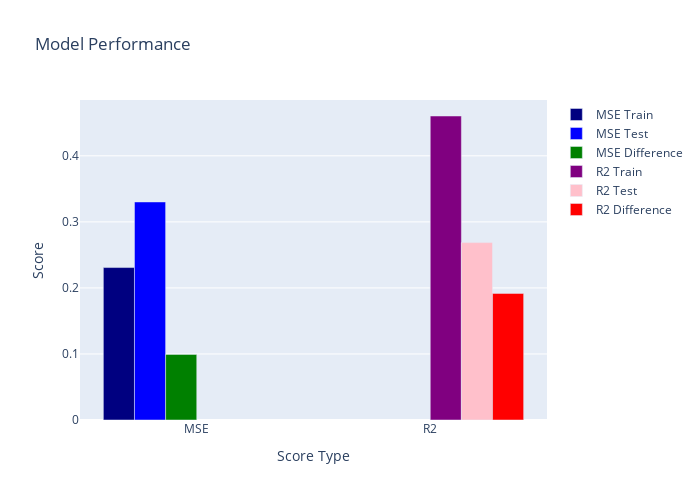

Here is the notebook cell this chart was saved with:
### Markdown cell above
## Hyperparameter Tuning

### Code cell
# Create a SVM Regressor model with Grid Search

from sklearn.svm import SVR
from sklearn.model_selection import GridSearchCV

# SVM hyperparameters
svm_params = {
    'C': [0.01, 0.1, 0.8],
    'epsilon': [0.01, 0.1, 1],
    'kernel': ['poly', 'rbf'],
    'gamma': ['scale', 'auto'] ,
}

# Define the SVM model
svm_model = SVR()

# Set up grid search with cross-validation
grid_search = GridSearchCV(svm_model, svm_params, cv=5, n_jobs=-1, verbose=3)

# Fit the grid search to the data
grid_search.fit(df_x_select, df_y)

# Print the best hyperparameters found by the grid search
print("Best SVM hyperparameters: ", grid_search.best_params_)

# Use the best hyperparameters to train the final model
final_svr_model = SVR(**grid_search.best_params_)
final_svr_model.fit(df_x_select, df_y)

# Get the training MSE, R2 score, Testing MSE, and R2 score
mse_train = mean_squared_error(df_y, final_svr_model.predict(df_x_select))
r2_train = r2_score(df_y, final_svr_model.predict(df_x_select))
mse_test = mean_squared_error(df_test_y, final_svr_model.predict(df_test_x_select))
r2_test = r2_score(df_test_y, final_svr_model.predict(df_test_x_select))

# Print the training MSE and R2 score
print('Training MSE: ', mse_train)
print('Training R2: ', r2_train)

# Print the testing MSE and R2 score
print('Testing MSE: ', mse_test)
print('Testing R2: ', r2_test)

# Save the model
pickle.dump(final_svr_model, open('models/regression/svr.pkl', 'wb'))

# Display the scores
plot_scores(mse_train, r2_train, mse_test, r2_test)


""" 
Best SVM hyperparameters:  {'C': 0.1, 'coef0': 2, 'degree': 4, 'epsilon': 0.08, 'gamma': 'scale', 'kernel': 'poly'}
"""

### Figure 1 — Plotly figure (JSON) as saved in the notebook; plotly's stock layout.template omitted (floating-point values rounded to 4 significant figures)
{"data": [{"marker": {"color": "navy"}, "name": "MSE Train", "type": "bar", "x": ["MSE"], "y": [0.2308]}, {"marker": {"color": "blue"}, "name": "MSE Test", "type": "bar", "x": ["MSE"], "y": [0.3302]}, {"marker": {"color": "green"}, "name": "MSE Difference", "type": "bar", "x": ["MSE"], "y": [0.09933]}, {"marker": {"color": "purple"}, "name": "R2 Train", "type": "bar", "x": ["R2"], "y": [0.4603]}, {"marker": {"color": "pink"}, "name": "R2 Test", "type": "bar", "x": ["R2"], "y": [0.2686]}, {"marker": {"color": "red"}, "name": "R2 Difference", "type": "bar", "x": ["R2"], "y": [0.1917]}], "layout": {"height": 500, "title": {"text": "Model Performance"}, "width": 700, "xaxis": {"title": {"text": "Score Type"}}, "yaxis": {"title": {"text": "Score"}}}}
